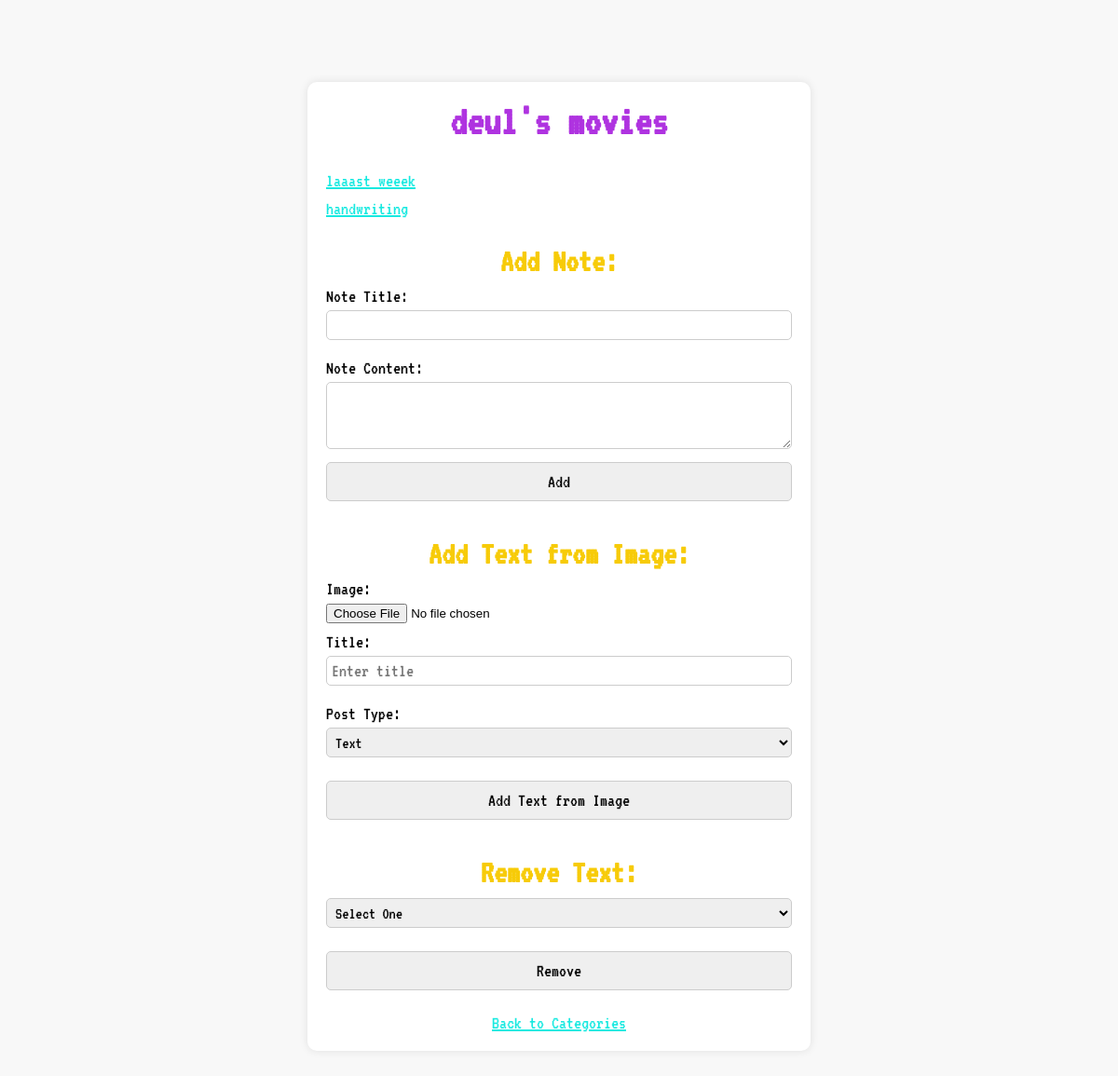
The page /category/1 (signed in) on the database as committed earlier.
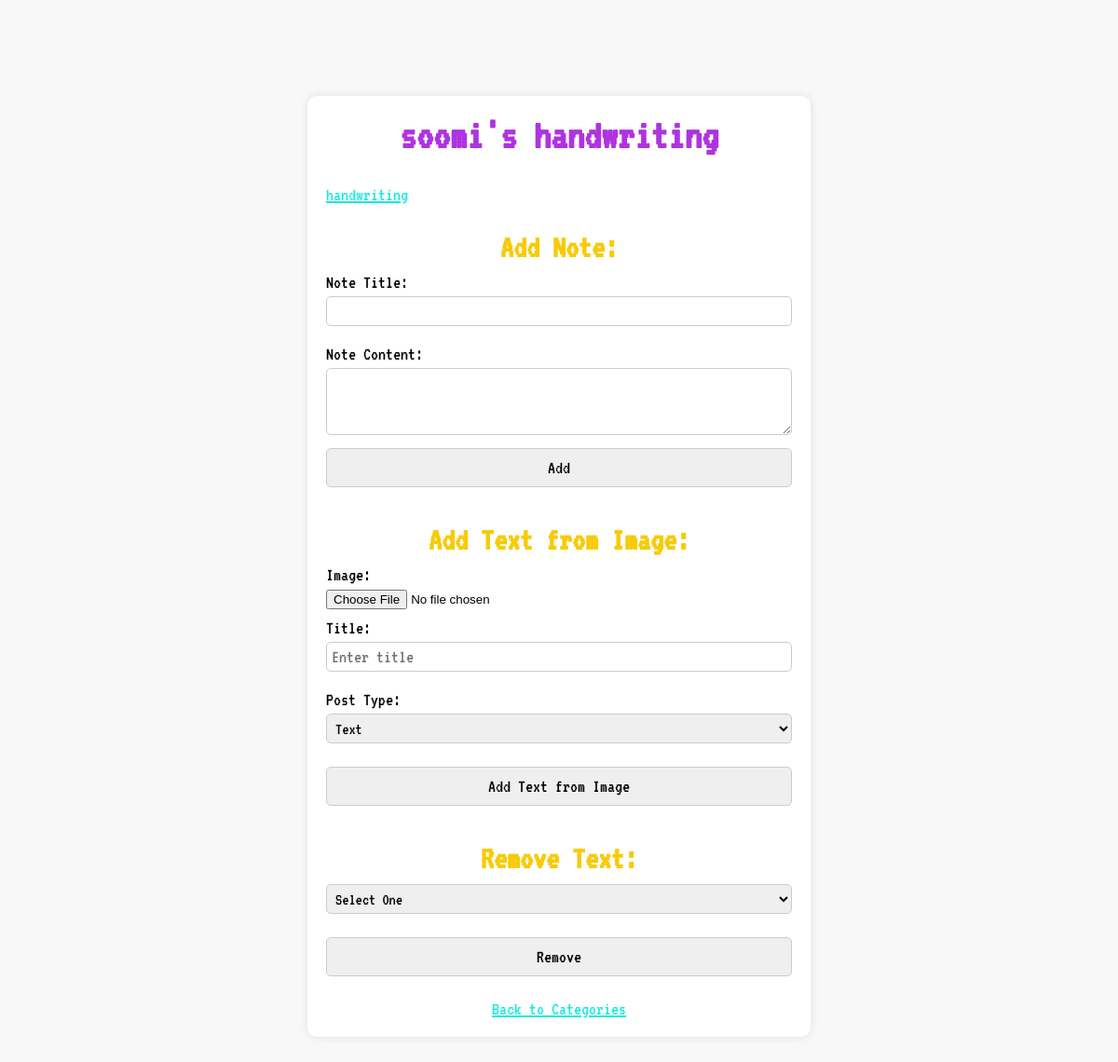
The same page on the database as committed later.
### app.py (models this page shows, shortened)
class User(db.Model):
    id = db.Column(db.Integer, primary_key=True)
    username = db.Column(db.String(50), unique=True, nullable=False)
    password = db.Column(db.String(50), nullable=False)
    nickname = db.Column(db.String(50), nullable=False)

class Category(db.Model):
    id = db.Column(db.Integer, primary_key=True)
    name = db.Column(db.String(50), unique=True, nullable=False)
    user_id = db.Column(db.Integer, db.ForeignKey('user.id'), nullable=False)
    user = db.relationship('User', backref=db.backref('categories', lazy=True))

class Note(db.Model):
    id = db.Column(db.Integer, primary_key=True)
    title = db.Column(db.String(100), nullable=False)
    content = db.Column(db.Text, nullable=False)
    category_id = db.Column(db.Integer, db.ForeignKey('category.id'), nullable=False)
    category = db.relationship('Category', backref=db.backref('notes', lazy=True))
    post_type = db.Column(db.String(10), nullable=False)

### app.py (the view)
@app.route('/category/<int:category_id>')
def category_notes(category_id):
    if 'user_id' not in session:
        return redirect(url_for('login'))
    user = User.query.get(session['user_id'])
    category = Category.query.get(category_id)
    if category and category.user_id == session['user_id']:
        notes = category.notes
        return render_template('notes.html', user=user, category=category, notes=notes)
    else:
        error = 'Category not found'
        return render_template('main.html', error=error)

### templates/notes.html (shortened to what this page needs)
<!DOCTYPE html>
<html>
<head>
    <link rel="stylesheet" type="text/css" href="{{ url_for('static', filename='styles.css') }}">
</head>
<body>
    <div class="container">
        <h1>{{ user.nickname }}'s {{ category.name }}</h1>
        <ul class="note-list">
            {% for note in notes %}
                <li><a href="{{ url_for('view_note', note_id=note.id) }}">{{ note.title }}</a></li>
            {% endfor %}
        </ul>
        <div class="add-note-container">
            <h2>Add Note:</h2>
            <form action="{{ url_for('create_note') }}" method="post">
                <div class="form-field">
                    <label for="note_title">Note Title:</label>
                    <input type="text" id="note_title" name="note_title" required>
                </div>
                <div class="form-field">
                    <label for="note_content">Note Content:</label>
                    <textarea id="note_content" name="note_content" rows="4" cols="50" required></textarea>
                </div>
                <input type="submit" value="Add">
            </form>
        </div>
        <div class="add-text-from-image-container">
            <h2>Add Text from Image:</h2>
            <form action="{{ url_for('add_text_from_image') }}" method="post" enctype="multipart/form-data">
                <div class="form-field">
                    <label for="image_file">Image:</label>
                    <input type="file" name="image_file" accept=".png, .jpg, .jpeg">
                </div>
                <div class="form-field">
                    <label for="image_title">Title:</label>
                    <input type="text" name="image_title" placeholder="Enter title">
                </div>
                <div class="form-field">
                    <label for="post_type">Post Type:</label>
                    <select name="post_type">
                        <option value="text">Text</option>
                    </select>
                </div>
                <input type="submit" value="Add Text from Image">
            </form>
        </div>
        <div class="remove-text-container">
            <h2>Remove Text:</h2>
            <form action="{{ url_for('remove_text') }}" method="post">
                <div class="form-field">
                    <select name="note_id">
                        <option value="" disabled selected>Select One</option>
                    </select>
                </div>
                <input type="submit" value="Remove">
            </form>
        </div>
        <a href="{{ url_for('main') }}">Back to Categories</a>
    </div>
</body>
</html>

### static/styles.css (style rules this page uses)
body { background-color: #f8f8f8; display: flex; flex-direction: column; align-items: center; height: 100vh; }
h1 { color: #af33e0; font-size: 45px; font-family: 'VT323', monospace; }
h2 { color: #f7cb08; font-size: 35px; font-family: 'VT323', monospace; }
ul { list-style-type: none; padding: 0; }
li { margin-bottom: 10px; }
form { margin-bottom: 15px; font-size: 20px; font-family: 'VT323', monospace; }
select { margin-bottom: 15px; font-size: 18px; font-family: 'VT323', monospace; }
input[type="text"], input[type="submit"] { margin-bottom: 10px; font-size: 20px; font-family: 'VT323', monospace; width: 100%; padding: 10px; border-radius: 5px; border: 1px solid #cccccc; }
a { color: #17E9E0; font-size: 20px; font-family: 'VT323', monospace; text-decoration: underline; }

### templates/notes.html (style rules this page uses)
body { background-color: #f8f8f8; display: flex; justify-content: center; align-items: center; min-height: 150vh; }
.container { text-align: center; width: 500px; margin: 50px auto; padding: 20px; background-color: #ffffff; border-radius: 10px; box-shadow: 0px 0px 10px rgba(0, 0, 0, 0.1); }
.container h1 { margin-top: 0; }
.note-list { list-style-type: none; padding: 0; text-align: left; }
.note-list li { margin-bottom: 10px; }
.add-note-container, .add-text-from-image-container, .remove-text-container { margin-top: 20px; text-align: center; }
.add-note-container h2, .add-text-from-image-container h2, .remove-text-container h2 { margin-bottom: 10px; }
.form-field { margin-bottom: 10px; text-align: left; }
.form-field label { display: block; margin-bottom: 5px; }
.form-field input[type="text"], .form-field input[type="submit"], .form-field select { width: 100%; padding: 5px; box-sizing: border-box; border: 1px solid #ccc; border-radius: 5px; }
.form-field textarea { width: 100%; padding: 5px; box-sizing: border-box; resize: vertical; border: 1px solid #ccc; border-radius: 5px; }

Rows that differ between the two databases and show on the page:
removed Note: title "laaast weeek"
changed User: nickname "deul" → "soomi"
changed Category: name "movies" → "handwriting"
